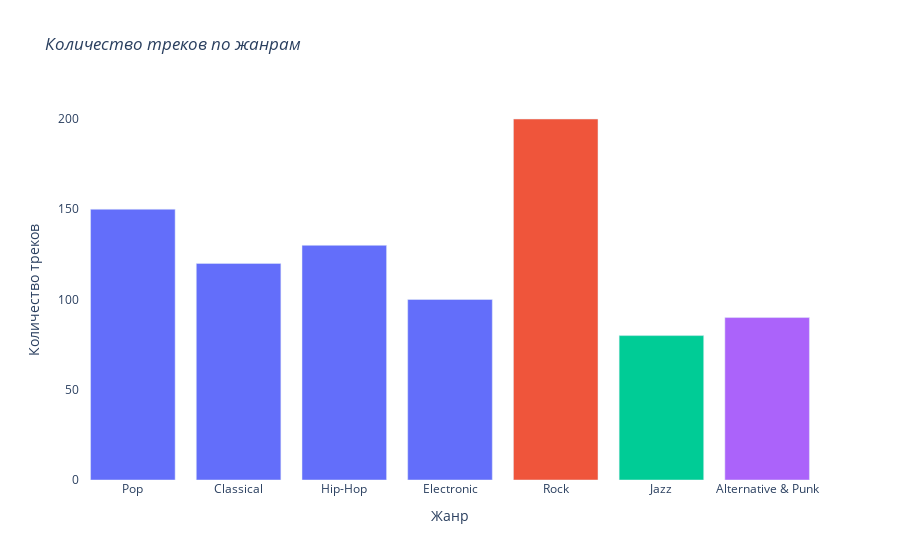

The cell this chart's notebook holds for it:
### Code cell
colors = ['gray'] * len(df1) 
highlight_genres = ['Jazz', 'Rock', 'Alternative & Punk']
highlight_colors = ['#FFA500', '#1E90FF', '#32CD32']

for i, genre in enumerate(df1['Genre']):
    if genre in highlight_genres:
        colors[i] = highlight_colors[highlight_genres.index(genre)]

# Create bar chart
fig = px.bar(
    df1,
    x='Genre',
    y='Track_Count',
    color=colors, 
    title='<i>Количество треков по жанрам</i>',
    labels={'Track_Count': 'Количество треков', 'Genre': 'Жанр'}
)

fig.update_layout(showlegend=False)

fig.update_layout(plot_bgcolor='white')

fig.update_xaxes(title_font=dict(size=14), tickfont=dict(size=12))
fig.update_yaxes(title_font=dict(size=14), tickfont=dict(size=12))

fig.show()

### Figure 1 — Plotly figure (JSON) as saved in the notebook; plotly's stock layout.template omitted (floating-point values rounded to 4 significant figures)
{"data": [{"alignmentgroup": "True", "hovertemplate": "color=gray<br>Жанр=%{x}<br>Количество треков=%{y}<extra></extra>", "legendgroup": "gray", "marker": {"color": "#636efa", "pattern": {"shape": ""}}, "name": "gray", "offsetgroup": "gray", "orientation": "v", "showlegend": true, "textposition": "auto", "type": "bar", "x": ["Pop", "Classical", "Hip-Hop", "Electronic"], "xaxis": "x", "y": [150, 120, 130, 100], "yaxis": "y"}, {"alignmentgroup": "True", "hovertemplate": "color=#1E90FF<br>Жанр=%{x}<br>Количество треков=%{y}<extra></extra>", "legendgroup": "#1E90FF", "marker": {"color": "#EF553B", "pattern": {"shape": ""}}, "name": "#1E90FF", "offsetgroup": "#1E90FF", "orientation": "v", "showlegend": true, "textposition": "auto", "type": "bar", "x": ["Rock"], "xaxis": "x", "y": [200], "yaxis": "y"}, {"alignmentgroup": "True", "hovertemplate": "color=#FFA500<br>Жанр=%{x}<br>Количество треков=%{y}<extra></extra>", "legendgroup": "#FFA500", "marker": {"color": "#00cc96", "pattern": {"shape": ""}}, "name": "#FFA500", "offsetgroup": "#FFA500", "orientation": "v", "showlegend": true, "textposition": "auto", "type": "bar", "x": ["Jazz"], "xaxis": "x", "y": [80], "yaxis": "y"}, {"alignmentgroup": "True", "hovertemplate": "color=#32CD32<br>Жанр=%{x}<br>Количество треков=%{y}<extra></extra>", "legendgroup": "#32CD32", "marker": {"color": "#ab63fa", "pattern": {"shape": ""}}, "name": "#32CD32", "offsetgroup": "#32CD32", "orientation": "v", "showlegend": true, "textposition": "auto", "type": "bar", "x": ["Alternative & Punk"], "xaxis": "x", "y": [90], "yaxis": "y"}], "layout": {"autosize": true, "barmode": "relative", "legend": {"title": {"text": "color"}, "tracegroupgap": 0}, "plot_bgcolor": "white", "showlegend": false, "title": {"text": "<i>Количество треков по жанрам</i>"}, "xaxis": {"anchor": "y", "autorange": true, "domain": [0, 1], "range": [-0.5, 6.5], "tickfont": {"size": 12}, "title": {"font": {"size": 14}, "text": "Жанр"}, "type": "category"}, "yaxis": {"anchor": "x", "autorange": true, "domain": [0, 1], "range": [0, 210.5], "tickfont": {"size": 12}, "title": {"font": {"size": 14}, "text": "Количество треков"}, "type": "linear"}}}
